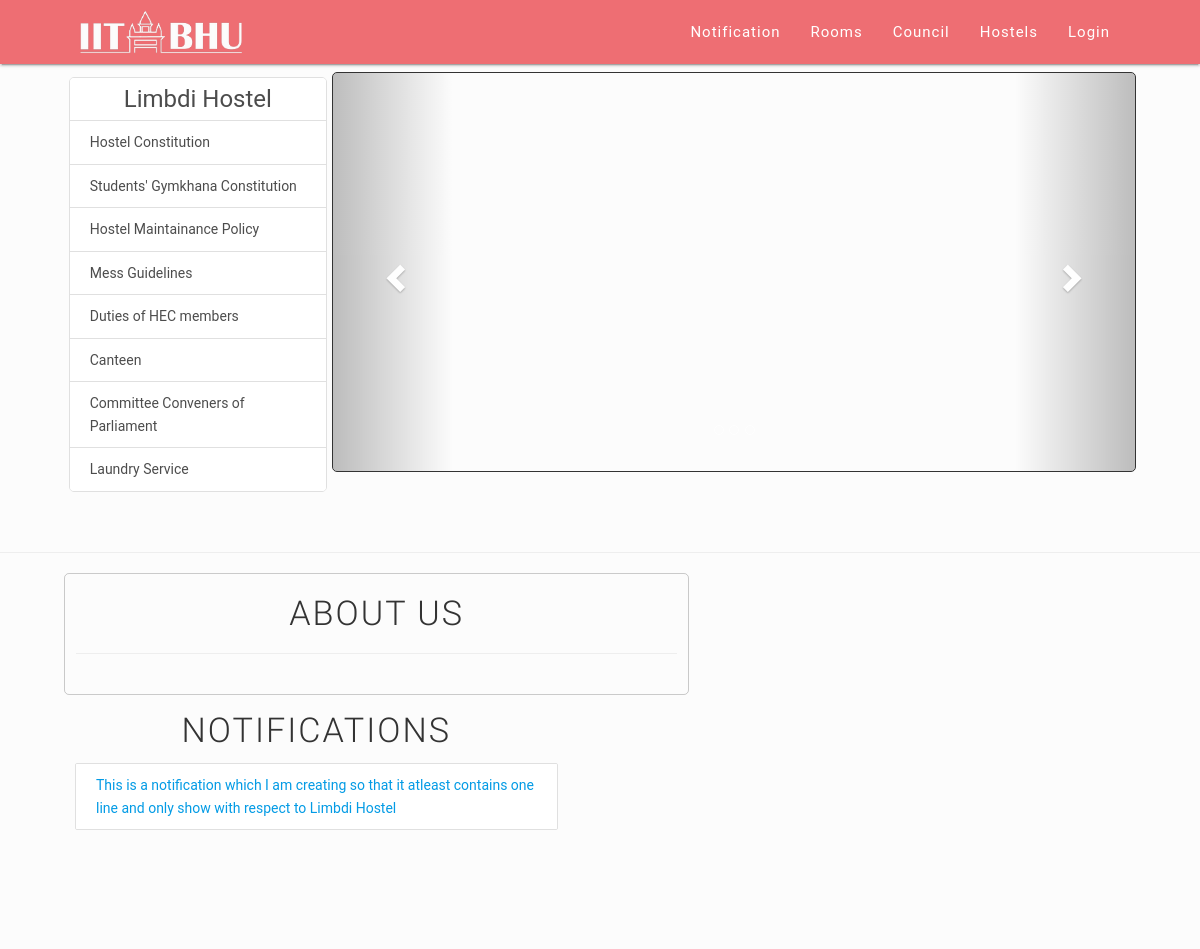
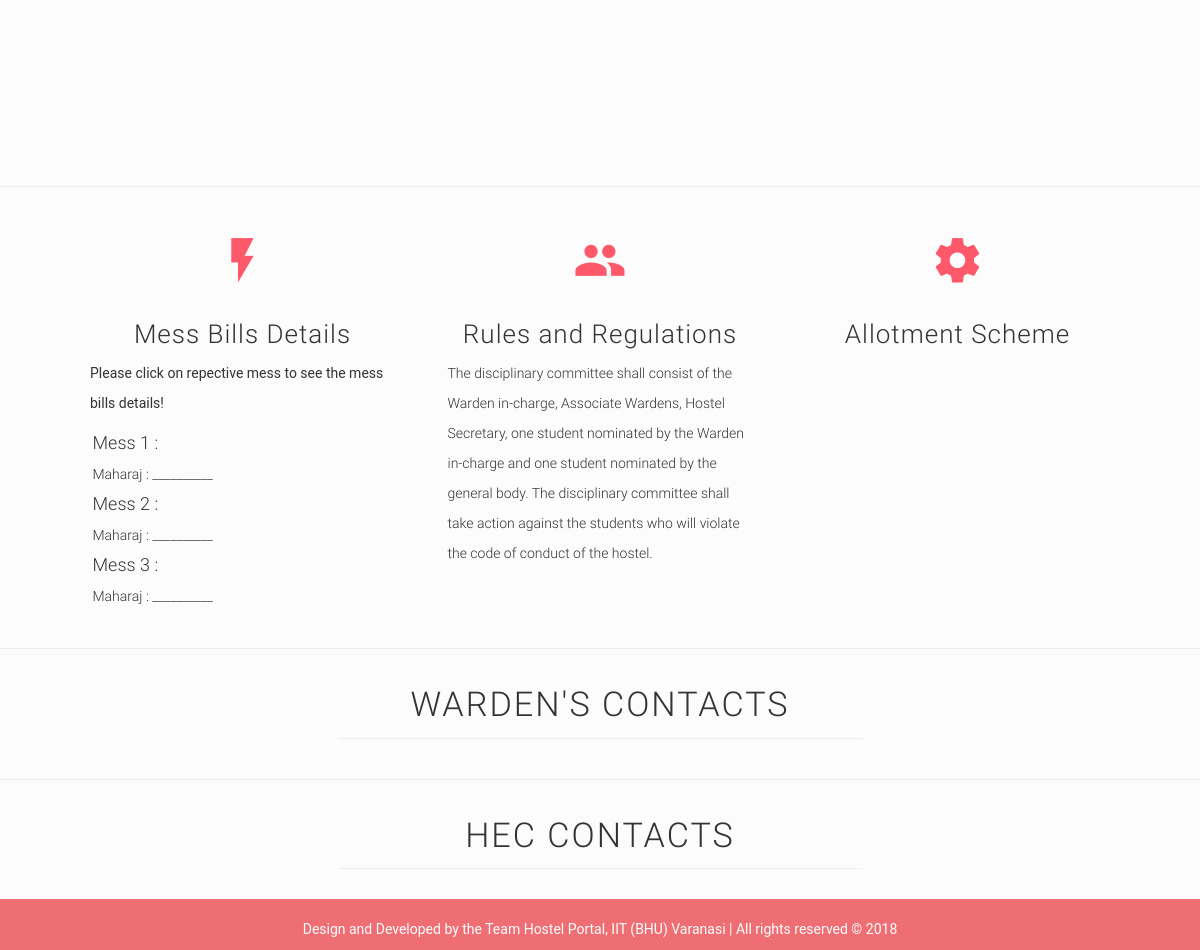
The app's page /student/notifications/2/ with its own data (2 pictures, top to bottom).
### student/models.py (models this page shows, shortened)
class Hostel_name(models.Model):
    name = models.CharField(max_length=1000)

class Notifications(models.Model):
    hostel = models.ForeignKey(Hostel_name, on_delete=models.CASCADE, null=True)
    link = models.CharField(max_length=2000, null=True, blank=True)
    file = models.FileField(null=True, blank=True)
    message = models.CharField(max_length=1000)
    is_new = models.BooleanField(default=False)
    time_stamp = models.DateTimeField(default=datetime.now())

### student/views.py (the view)
# urls.py: url(r'^notifications/(?P<pk>[0-9]+)/$', views.notify, name='notify'),
def notify(request, pk):
    all_notifications = Notifications.objects.filter(hostel=pk).order_by('-time_stamp')
    all_wardens = Warden.objects.filter(hostel=pk)
    all_hec = Hostel_Committee.objects.filter(hostel=pk)
    all_hostels = Hostel_name.objects.get(id=pk)
    all_images = Hostel_images.objects.filter(id=pk)
    all_about = About_us.objects.filter(id=pk)
    all_scheme = Allotment_scheme.objects.filter(id=pk)
    for files in all_notifications:
       day = datetime.now().date() - files.time_stamp.date()
       d = day.days
       if(d <= 2):
           files.is_new = True
       else:
           files.is_new = False
    return render(request, 'student/hostel.html',
                  {'all_notitfications': all_notifications,
                   'all_hec': all_hec,
                   'all_wardens': all_wardens,
                   'all_hostels': all_hostels,
                   'all_images': all_images,
                   'all_about': all_about,
                   'all_scheme': all_scheme
                   })

### student/templates/student/hostel.html (shortened to what this page needs)
<!DOCTYPE html>
<html>
  <head>
      {% load staticfiles %}
    <link rel="stylesheet" href="https://maxcdn.bootstrapcdn.com/bootstrap/3.3.4/css/bootstrap.min.css">
    <link href={% static "css/materials.css" %} type="text/css" rel="stylesheet">
    <link href={% static "css/style.css" %} type="text/css" rel="stylesheet">
    <link rel="stylesheet" href="https://cdnjs.cloudflare.com/ajax/libs/font-awesome/4.7.0/css/font-awesome.min.css">
  </head>
  <body>
    <nav class="top-nav" role="navigation">
      <div class="nav-wrapper container">
        <img src={% static "images/iitbhu-logo.png" %} height="50">
        <ul class="right hide-on-med-and-down">
          <li><a href="#notification">Notification</a></li>
          <li><a href="https://drive.google.com/file/d/0B11jnltBT3TFYzRKbjJXYUcwM2ctQld1TkFvZ2FGZTBPaTRr/view?usp=sharing">Rooms</a></li>
          <li><a href="https://drive.google.com/file/d/0B081mTQyGdy5VHVyRnVsMm5xWXMyS1RQSXFONlUzeXZUb29B/view?usp=sharing">Council</a></li>
          <li><a href="#">Hostels</a></li>
          <li><a href="#">Login</a></li>
        </ul>
      </div>
    </nav>
    <div class="container">
          <div class="row">
            <div class="col s4 m3" style="padding:5px;">
              <div class="collection hostel-collection">
              <a href="#!" class="collection-item" style = "font-size:24px; text-align:center">{{ all_hostels.name }}</a>
              <a href="https://drive.google.com/file/d/1BBI1LlDa7MDdUBNVwIg-SktusiMB8kix/view?usp=sharing" class="collection-item drop-down" style = "text-align:left">Hostel Constitution</a>
              <a href="https://drive.google.com/file/d/1lK0xM5z-TvJhbEK9exjc-Qb--XUnSjPD/view?usp=sharing" class="collection-item" style = "text-align:left">Students' Gymkhana Constitution</a>
              <a href="https://drive.google.com/file/d/1mL03zdBFMtQwzES4tRRhdXG1lZVI_UFi/view?usp=sharing" class="collection-item" style = "text-align:left">Hostel Maintainance Policy</a>
              <a href="https://drive.google.com/file/d/11v7vp54PRmDYR708BYvJcagKk_QzIRNH/view?usp=sharing" class="collection-item" style = "text-align:left">Mess Guidelines</a>
              <a href="https://drive.google.com/file/d/1Ke_jv7gK1GWj7tDdvdtEFfPXzNyh2r0i/view?usp=sharing" class="collection-item" style = "text-align:left">Duties of HEC members</a>
              <a href="#!" class="collection-item" style = "text-align:left">Canteen</a>
              <a href="https://drive.google.com/file/d/1kP4wlHLg2cthGeteKpBu-d0Wlgwhuxnd/view?usp=sharing" class="collection-item" style = "text-align:left">Committee Conveners of Parliament</a>
              <a href="#!" class="collection-item" style = "text-align:left">Laundry Service</a>
              </div>
            </div>
              <div class="col s4 m9" style="padding:0";>
                <div id="imageCarousel" class="carousel slide" data-interval="2000"
                     data-ride="carousel" data-pause="hover" data-wrap="true" >
                    <ol class="carousel-indicators">
                        <li data-target="#imageCarousel" data-slide-to="0" class="active"></li>
                        <li data-target="#imageCarousel" data-slide-to="1"></li>
                        <li data-target="#imageCarousel" data-slide-to="2"></li>
                    </ol>
                    <div class="carousel-inner">
                    </div>
                    <a href="#imageCarousel" class="carousel-control left" data-slide="prev">
                        <span class="glyphicon glyphicon-chevron-left"></span>
                    </a>
                    <a href="#imageCarousel" class="carousel-control right" data-slide="next">
                        <span class="glyphicon glyphicon-chevron-right"></span>
                    </a>
                </div>
            </div>
        </div>
      </div>
      <hr>
      <div class="container">
        <div class="row">
        <div class="col s12 m7 about-us">
        <div class="row">
          <div class="col s12 center">
            <h4>ABOUT US</h4>
            <hr>
          </div>
        </div>
        </div>
         <div  id="notification" class="col s4 m5 notifications-hostel">
          <h4 style="text-align:center">Notifications</h4>
          <div class="collection">
                {% for notifications in all_notitfications %}
                    {% if notifications.file %}
                        {% if notifications.is_new %}
                            <p class="collection-item"><a href="{{ notifications.file.url }}" target="_blank"><strong>{{ notifications.message }}</strong></a> <span class="label label-default">New</span><br></p>
                        {% else %}
                            <p class="collection-item"><a href="{{ notifications.file.url }}" target="_blank">{{ notifications.message }}</a><br></p>
                        {% endif %}
                    {% endif %}
                {% endfor %}
          </div>
        </div>
        </div>
      </div>
      <hr>
      <div class="container">
      <div class="row">
        <div class="col s12 m4">
          <div class="icon-block">
            <h2 class="center brown-text"><i class="material-icons">flash_on</i></h2>
            <h5 class="center" style="font-size : 26px;">Mess Bills Details</h5>
            <p>Please click on repective mess to see the mess bills details!</p>
            <div class="mess-info">
            <p class="light"><span style="font-size:18px">Mess 1 : </span><br>
              Maharaj : __________<br>
              <span style="font-size:18px">Mess 2 : </span><br>
              Maharaj : __________<br>
              <span style="font-size:18px">Mess 3 : </span><br>
              Maharaj : __________<br>
                <span style="font-size:18px">Mess 4 : </span><br>
              Maharaj : __________<br>
            </p>
            </div>
          </div>
        </div>
        <div class="col s12 m4">
          <div class="icon-block">
            <h2 class="center brown-text"><i class="material-icons">group</i></h2>
            <h5 class="center" style="font-size : 26px;">Rules and Regulations</h5>
            <p class="light">The disciplinary committee shall consist of the Warden in-charge, Associate
              Wardens, Hostel Secretary, one student nominated by the Warden in-charge
              and one student nominated by the general body. The disciplinary committee
              shall take action against the students who will violate the code of conduct of
              the hostel.</p>
          </div>
        </div>
        <div class="col s12 m4">
          <div class="icon-block">
            <h2 class="center brown-text"><i class="material-icons">settings</i></h2>
            <h5 class="center" style="font-size : 26px;">Allotment Scheme</h5>
          </div>
        </div>
      </div>
      </div>
      <hr>
    <section class="container">
      <h4 align="center">Warden's Contacts</h4>
      <hr class="custom_hr">
    </section>
    <hr>
    <section class="container">
      <h4 align="center">HEC Contacts</h4>
      <hr class="custom_hr">
      <div class="row hec-contact">
      </div>
    </section>
    <footer class="page-footer teal">
      <div class="container">
      <div class="footer-line">Design and Developed by the Team Hostel Portal, IIT (BHU) Varanasi | All rights reserved &copy; 2018</div>
    </footer>
    </body>
  </html>

### student/static/css/style.css (style rules this page uses)
body { background-color: #FCFCFC; font-family: 'Roboto', sans-serif; }
.carousel { border: 1px solid; border-radius: 5px; }
.hostel-collection { border-radius: 5px; }
.about-us { border: 1px solid rgba(0,0,0,0.2); border-radius: 5px; }
.about-us h4 { letter-spacing: 2px; font-weight: 300; text-transform: uppercase; }
.collection a.collection-item { color: rgba(0,0,0,0.7); }
.notifications-hostel h4 { font-weight: 300; letter-spacing: 2px; text-transform: uppercase; }
nav ul a, nav .brand-logo { color: #fff; }
nav ul { letter-spacing: 1px; font-family: "Roboto", sans-serif; }
p { line-height: 2rem; }
.carousel-inner { width: auto; height: 400px; }
.icon-block { padding: 0 15px; }
.icon-block .material-icons { font-size: inherit; }
footer.page-footer { margin: 0; }
body { font-family: 'Roboto', sans-serif; }
section { margin: 50px; }
section h4 { text-align: center; letter-spacing: 2px; text-transform: uppercase; font-weight: 300; }
.custom_hr { margin-top: 0; width: 50%; }
.icon-block h5 { font-weight: 300; letter-spacing: 1px; font-size: 26px; }
.brown-text { color: #FE586B !important; }
.container { width: 90%; }
.carousel { margin-top: 0.5rem; }
.container .hec-contact { height: auto; margin: 0 auto; padding-bottom: 10px; display: flex; justify-content: space-around; flex-direction: row; }
#notification { float:left; width:505px; overflow-y: auto; height: 400px; }
.mess-info { width: 300px; overflow-y: auto; height: 180px; margin: 0 auto; }
.footer-line { padding-bottom: 1%; text-align: center; }

### records on screen
Hostel_name: name "Limbdi Hostel"
Notifications: message "This is a notification which I am creating so that it atleast contains one line and only show with respect to Limbdi Hostel"
